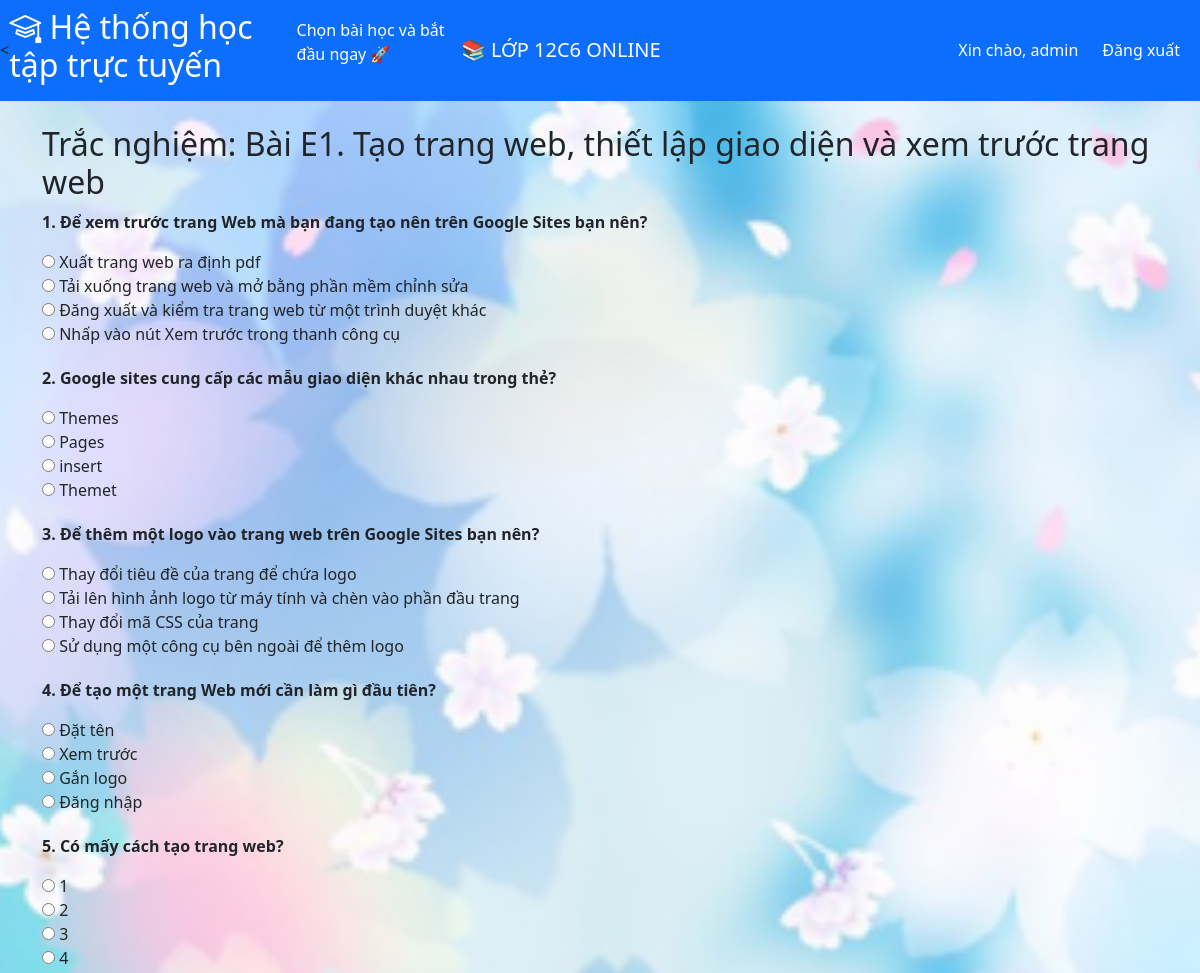
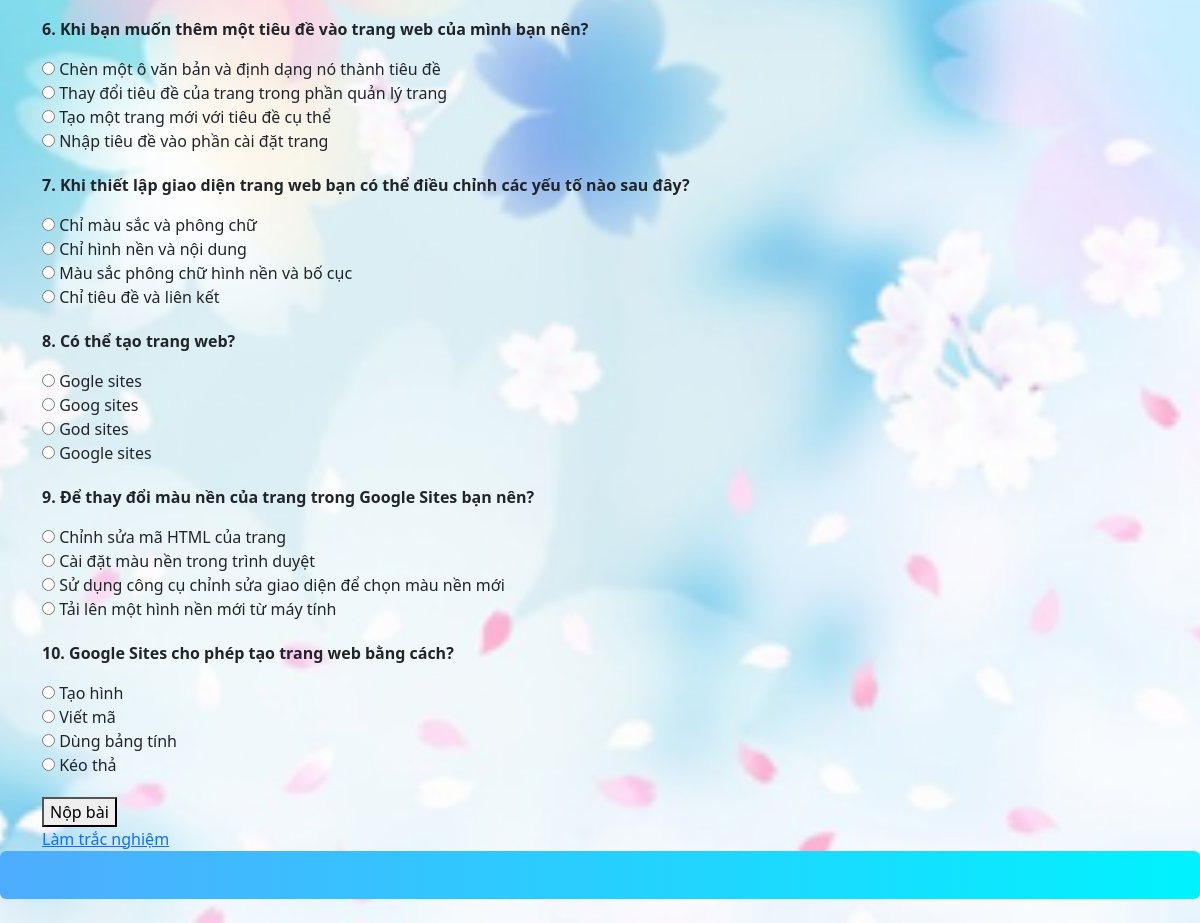
The page /quiz/lesson/1 (signed in) on the database its author committed (2 pictures, top to bottom).
### models.py (models this page shows)
class User(UserMixin, db.Model):
    __tablename__ = 'user'   # (tốt, rõ ràng)
    id = db.Column(db.Integer, primary_key=True)
    username = db.Column(db.String(50), unique=True)
    password = db.Column(db.String(200))
    role = db.Column(db.String(20), default='student')
    scores = db.relationship('Score', backref='student', lazy=True)

class Lesson(db.Model):
    id = db.Column(db.Integer, primary_key=True)
    title = db.Column(db.String(200))
    subject_id = db.Column(db.Integer, db.ForeignKey('subject.id'))
    content_type = db.Column(db.String(50))
    content_url = db.Column(db.String(500))
    content_pdf = db.Column(db.String(255))
    content_doc = db.Column(db.String(255))

class QuizQuestion(db.Model):
    id = db.Column(db.Integer, primary_key=True)
    lesson_id = db.Column(db.Integer)
    question = db.Column(db.String(500))
    option_a = db.Column(db.String(200))
    option_b = db.Column(db.String(200))
    option_c = db.Column(db.String(200))
    option_d = db.Column(db.String(200))
    correct_answer = db.Column(db.String(1))

### app.py (the view, shortened to what this page needs)
@app.route('/quiz/lesson/<int:lesson_id>', methods=['GET', 'POST'])
@login_required
def quiz_by_lesson(lesson_id):
    lesson = Lesson.query.get_or_404(lesson_id)
    if request.method == 'GET':
        questions = QuizQuestion.query.filter_by(lesson_id=lesson_id).all()
        questions = random.sample(questions, min(10, len(questions)))
    if not questions:
        return "Bài này chưa có câu hỏi"
    return render_template(
        'quiz.html',
        lesson=lesson,
        questions=questions
    )

### app.py (called while the page is built)
@login_manager.user_loader
def load_user(user_id):
    return db.session.get(User, int(user_id))

### templates/quiz.html
{% extends "base.html" %}
{% block content %}
<h2>Trắc nghiệm: {{ lesson.title }}</h2>
<form method="POST">
    {% for q in questions %}
        <div style="margin-bottom:20px;">
            <p><b>{{ loop.index }}. {{ q.question }}</b></p>
            <input type="radio" name="{{ q.id }}" value="A"> {{ q.option_a }}<br>
            <input type="radio" name="{{ q.id }}" value="B"> {{ q.option_b }}<br>
            <input type="radio" name="{{ q.id }}" value="C"> {{ q.option_c }}<br>
            <input type="radio" name="{{ q.id }}" value="D"> {{ q.option_d }}<br>
        </div>
    {% endfor %}
    <button type="submit">Nộp bài</button>
</form>
<a href="{{ url_for('quiz_by_lesson', lesson_id=lesson.id) }}">
    Làm trắc nghiệm
</a>
{% endblock %}

### templates/base.html (shortened to what this page needs)
<!DOCTYPE html>
<html>
<head>
    <link href="https://cdn.jsdelivr.net/npm/bootstrap@5.3.0/dist/css/bootstrap.min.css" rel="stylesheet">
<link rel="stylesheet" href="https://cdn.jsdelivr.net/npm/bootstrap-icons@1.11.1/font/bootstrap-icons.css">
</head>
<body class="bg-light">
    <nav class="navbar navbar-expand-lg navbar-dark bg-primary mb-4">
        <<h2 style="color: white;">
    <i class="bi bi-mortarboard"></i> Hệ thống học tập trực tuyến
</h2>
<p style="color: white;">
    Chọn bài học và bắt đầu ngay 🚀
</p>
        <div class="container">
            <a class="navbar-brand" href="/">📚 LỚP 12C6 ONLINE</a>
            <div class="navbar-nav ms-auto">
                {% if current_user.is_authenticated %}
                    <span class="nav-link text-white">Xin chào, {{ current_user.username }}</span>
                    <a class="nav-link btn btn-danger text-white btn-sm ms-2" href="/logout">Đăng xuất</a>
                {% endif %}
            </div>
        </div>
    </nav>
    <div class="container">
        {% block content %}{% endblock %}
    </div>
    <div class="p-4 mb-4 text-white rounded" style="
    background: linear-gradient(to right, #4facfe, #00f2fe);
">
</div>
</body>
</html>

### rows shown on the page
User: username "admin"
Lesson: title "Bài E1. Tạo trang web, thiết lập giao diện và xem trước trang web"
QuizQuestion: question "Để xem trước trang Web mà bạn đang tạo nên trên Google Sites bạn nên?", option_a "Xuất trang web ra định pdf", option_b "Tải xuống trang web và mở bằng phần mềm chỉnh sửa", option_c "Đăng xuất và kiểm tra trang web từ một trình duyệt khác", option_d "Nhấp vào nút Xem trước trong thanh công cụ"
QuizQuestion: question "Google sites cung cấp các mẫu giao diện khác nhau trong thẻ?", option_a "Themes", option_b "Pages", option_c "insert", option_d "Themet"
QuizQuestion: question "Để thêm một logo vào trang web trên Google Sites bạn nên?", option_a "Thay đổi tiêu đề của trang để chứa logo", option_b "Tải lên hình ảnh logo từ máy tính và chèn vào phần đầu trang", option_c "Thay đổi mã CSS của trang", option_d "Sử dụng một công cụ bên ngoài để thêm logo"
QuizQuestion: question "Để tạo một trang Web mới cần làm gì đầu tiên?", option_a "Đặt tên", option_b "Xem trước", option_c "Gắn logo", option_d "Đăng nhập"
QuizQuestion: question "Có mấy cách tạo trang web?", option_a "1", option_b "2", option_c "3", option_d "4"
QuizQuestion: question "Khi bạn muốn thêm một tiêu đề vào trang web của mình bạn nên?", option_a "Chèn một ô văn bản và định dạng nó thành tiêu đề", option_b "Thay đổi tiêu đề của trang trong phần quản lý trang", option_c "Tạo một trang mới với tiêu đề cụ thể", option_d "Nhập tiêu đề vào phần cài đặt trang"
QuizQuestion: question "Khi thiết lập giao diện trang web bạn có thể điều chỉnh các yếu tố nào sau đây?", option_a "Chỉ màu sắc và phông chữ", option_b "Chỉ hình nền và nội dung", option_c "Màu sắc phông chữ hình nền và bố cục", option_d "Chỉ tiêu đề và liên kết"
QuizQuestion: question "Có thể tạo trang web?", option_a "Gogle sites", option_b "Goog sites", option_c "God sites", option_d "Google sites"
QuizQuestion: question "Để thay đổi màu nền của trang trong Google Sites bạn nên?", option_a "Chỉnh sửa mã HTML của trang", option_b "Cài đặt màu nền trong trình duyệt", option_c "Sử dụng công cụ chỉnh sửa giao diện để chọn màu nền mới", option_d "Tải lên một hình nền mới từ máy tính"
QuizQuestion: question "Google Sites cho phép tạo trang web bằng cách?", option_a "Tạo hình", option_b "Viết mã", option_c "Dùng bảng tính", option_d "Kéo thả"
